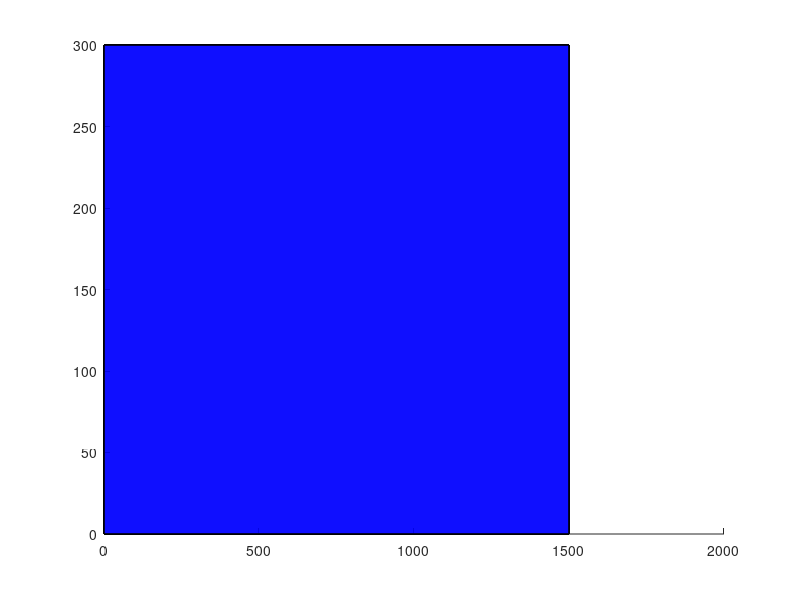

MATLAB code for this plot: (Note: this script raises an error after producing the figure.)
clear
clc
close all

% Define parameters
L = 1.5; % Length in meters
W = 300; % Width in mm
t = 0.00262; % Thickness of facesheet in meters
c = 40;  % Thickness of core in mm
cell_size = 6.4; % Size of hexagonal cell in mm
wall_thickness = 0.07; % Wall thickness of hexagonal cell in mm

% Convert to mm
L = L * 1000;
t = t * 1000;

% Create vertices for the facesheets
facesheet1_vertices = [0 0 0;
                       L 0 0;
                       L W 0;
                       0 W 0;
                       0 0 t;
                       L 0 t;
                       L W t;
                       0 W t];

facesheet2_vertices = [0 0 (t + c);
                       L 0 (t + c);
                       L W (t + c);
                       0 W (t + c);
                       0 0 (2*t + c);
                       L 0 (2*t + c);
                       L W (2*t + c);
                       0 W (2*t + c)];

% Define the faces of the boxes using the vertices
faces = [1 2 3 4; 
         5 6 7 8; 
         1 2 6 5; 
         2 3 7 6; 
         3 4 8 7; 
         4 1 5 8];

% Create the figure
composite_structure = figure;
hold on;

% Plot the first facesheet
patch('Vertices', facesheet1_vertices, 'Faces', faces, 'FaceColor', 'blue', 'EdgeColor', 'black', 'FaceAlpha', 0.5);

% Plot the second facesheet
patch('Vertices', facesheet2_vertices, 'Faces', faces, 'FaceColor', 'blue', 'EdgeColor', 'black', 'FaceAlpha', 0.5);

% Create and plot the hexagonal core
plot_hexagonal_core(L, W, t, c, cell_size, wall_thickness);

% Set the axes properties
xlabel('Length / mm')
ylabel('Width / mm')
zlabel('Height / mm')
axis equal
grid on
view(3)

% Add title
%title('Composite Sandwich Structure with Hexagonal Core')
betterPlot(composite_structure)
legend("off")
hold off;

% Save the figure
saveas(composite_structure, "composite_sandwich_structure.png")

% Function to plot the hexagonal core
function plot_hexagonal_core(L, W, t, c, cell_size, wall_thickness)
    % Calculate the number of hexagons needed
    hex_height = cell_size * sqrt(3);
    num_hex_rows = ceil(W / hex_height);
    num_hex_cols = ceil(L / (1.5 * cell_size));

    for row = 0:num_hex_rows-1
        for col = 0:num_hex_cols-1
            x_offset = col * 1.5 * cell_size;
            y_offset = row * hex_height + mod(col, 2) * (hex_height / 2);
            plot_hexagon(x_offset, y_offset, t, c, cell_size, wall_thickness);
        end
    end
end

% Function to plot a single hexagon
function plot_hexagon(x_offset, y_offset, t, c, cell_size, wall_thickness)
    % Create hexagon vertices
    theta = (0:6) * 2 * pi / 6;
    x_hex = cell_size * cos(theta) + x_offset;
    y_hex = cell_size * sin(theta) + y_offset;

    % Create the faces of the hexagon core
    for i = 1:6
        x1 = x_hex(i);
        y1 = y_hex(i);
        x2 = x_hex(i+1);
        y2 = y_hex(i+1);

        % Draw the walls of the hexagon
        fill3([x1 x2 x2 x1], [y1 y2 y2 y1], [t t (t + c) (t + c)], 'yellow', 'EdgeColor', 'black', 'FaceAlpha', 0.5);
    end
end
